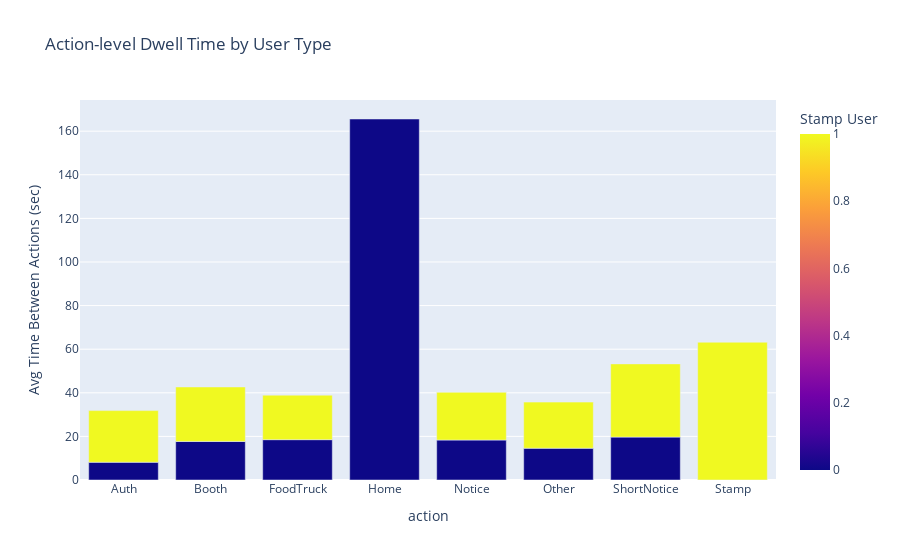

The notebook cell saved with this chart:
### Code cell
action_time_plot = (
    df.groupby(["stamp_user", "action"])["delta_sec"]
      .mean()
      .reset_index()
)

fig = px.bar(
    action_time_plot,
    x="action",
    y="delta_sec",
    color="stamp_user",
    barmode="group",
    labels={
        "delta_sec": "Avg Time Between Actions (sec)",
        "stamp_user": "Stamp User"
    },
    title="Action-level Dwell Time by User Type"
)

fig.show()

### Figure 1 — Plotly figure (JSON) as saved in the notebook; plotly's stock layout.template omitted (floating-point values rounded to 4 significant figures)
{"data": [{"alignmentgroup": "True", "hovertemplate": "action=%{x}<br>Avg Time Between Actions (sec)=%{y}<br>Stamp User=%{marker.color}<extra></extra>", "legendgroup": "", "marker": {"color": [0, 0, 0, 0, 0, 0, 0, 1, 1, 1, 1, 1, 1, 1], "coloraxis": "coloraxis", "pattern": {"shape": ""}}, "name": "", "offsetgroup": "", "orientation": "v", "showlegend": false, "textposition": "auto", "type": "bar", "x": ["Auth", "Booth", "FoodTruck", "Home", "Notice", "Other", "ShortNotice", "Auth", "Booth", "FoodTruck", "Notice", "Other", "ShortNotice", "Stamp"], "xaxis": "x", "y": [8.141, 17.68, 18.51, 165.6, 18.33, 14.57, 19.67, 23.69, 24.99, 20.4, 21.88, 21.16, 33.6, 63.2], "yaxis": "y"}], "layout": {"barmode": "group", "coloraxis": {"colorbar": {"title": {"text": "Stamp User"}}, "colorscale": [[0, "#0d0887"], [0.1111, "#46039f"], [0.2222, "#7201a8"], [0.3333, "#9c179e"], [0.4444, "#bd3786"], [0.5556, "#d8576b"], [0.6667, "#ed7953"], [0.7778, "#fb9f3a"], [0.8889, "#fdca26"], [1, "#f0f921"]]}, "legend": {"tracegroupgap": 0}, "title": {"text": "Action-level Dwell Time by User Type"}, "xaxis": {"anchor": "y", "domain": [0, 1], "title": {"text": "action"}}, "yaxis": {"anchor": "x", "domain": [0, 1], "title": {"text": "Avg Time Between Actions (sec)"}}}}
